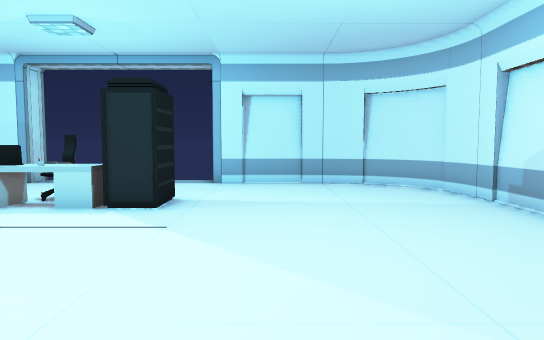
View 1 (above)

16 first-person views from a walk through a 3-D level made in the Unity game engine. The camera is 1.2 m above the floor, tilts 4° down and sees 70° across. The floor is counted in squares, 1 m on a side. Each view is taken from the middle of a square. On the plan, view 1 faces up. The plan holds only what a view shows up to about 15 squares ahead; the rest is blank. Door leaves are left out, so doorways stand open. Some surface patterns are stand-ins.

View 2
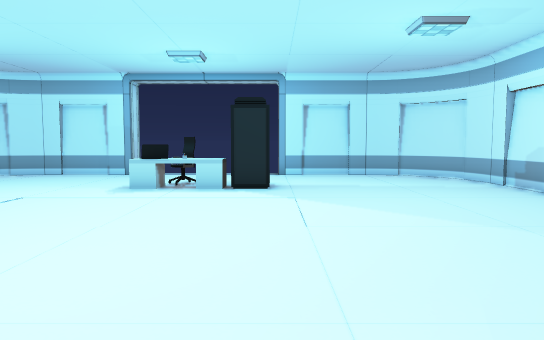

View 3
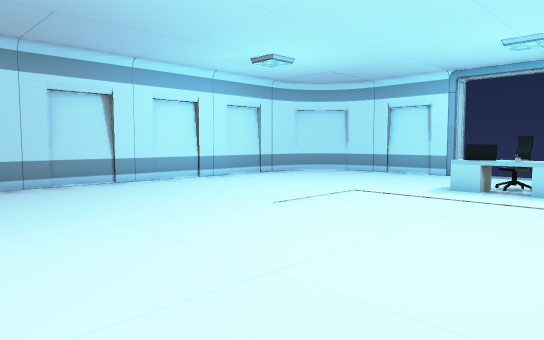

View 4
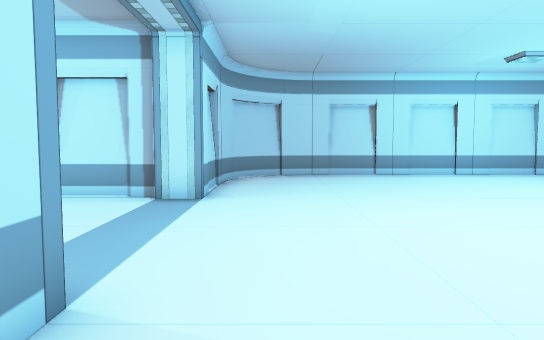

View 5
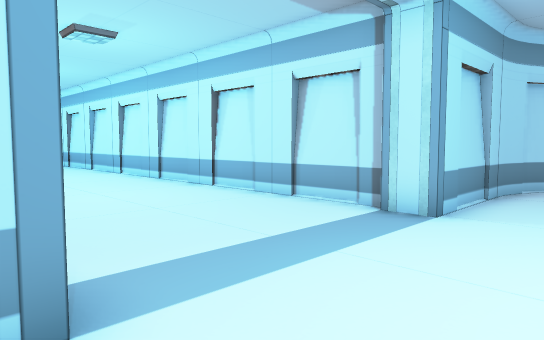

View 6
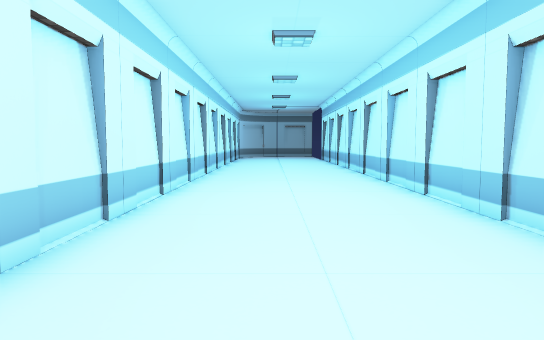

View 7
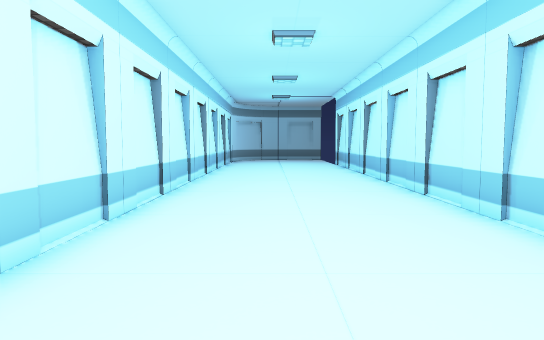

View 8
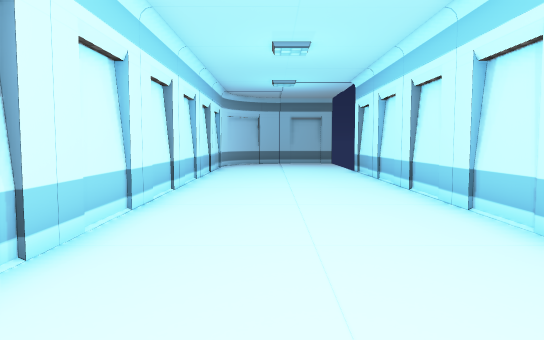

View 9
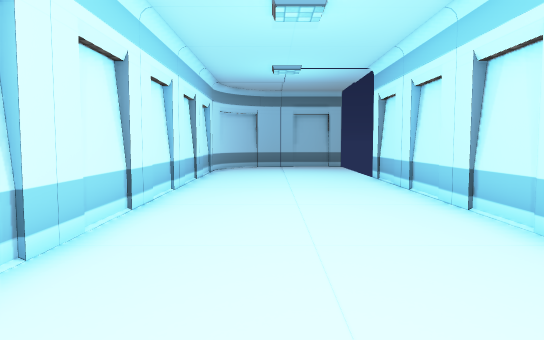

View 10
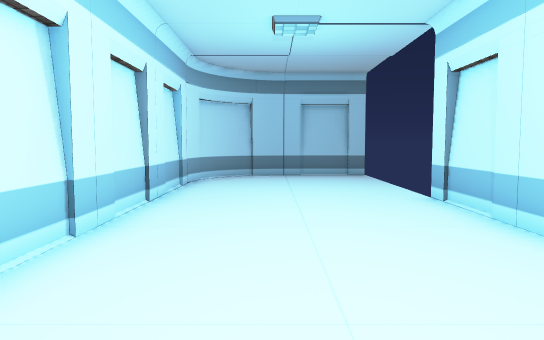

View 11
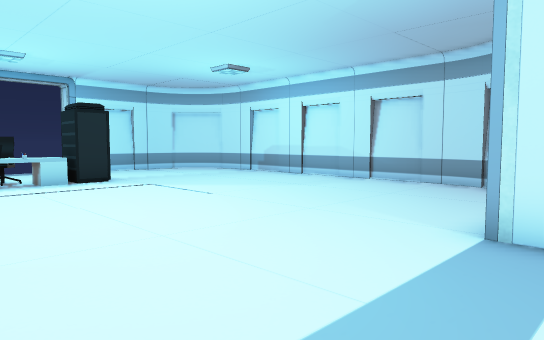

View 12
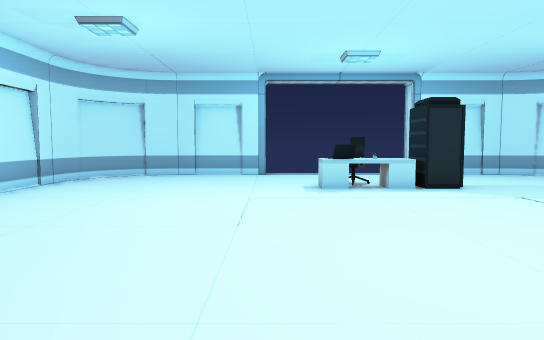

View 13
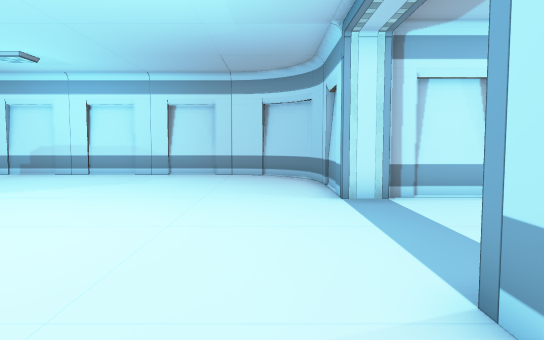

View 14
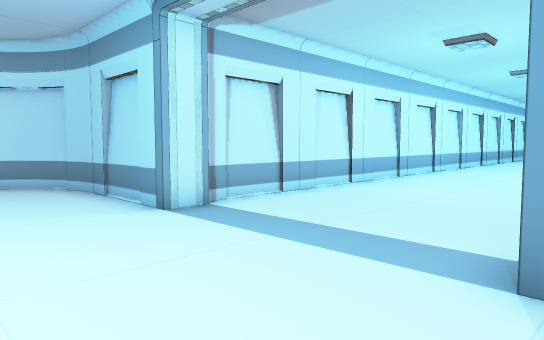

View 15
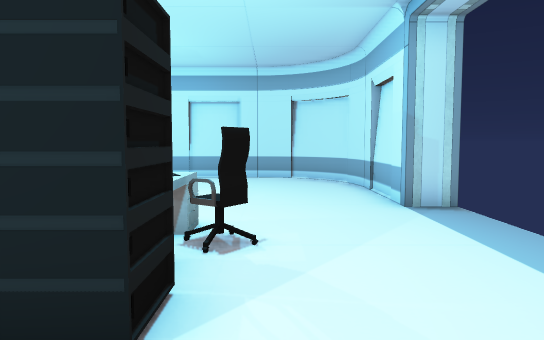

View 16
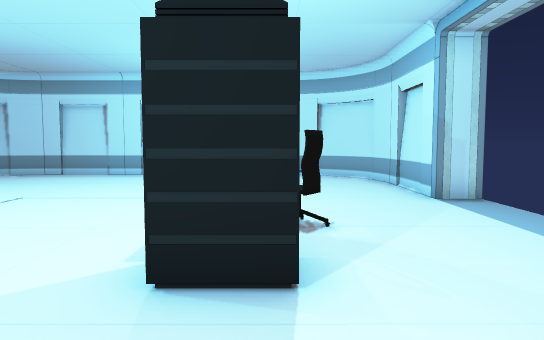

### Floor plan
Key: @ floor where view 1 was taken; # wall or solid block; . floor; D open door; O other object.
Columns run from 14 left of view 1 to 5 right of it. Each row starts with its distance up from view 1.
 12   #####DDDDDD#####
 11  ##..............##
 10 ##................##
  9 #..................#
  8 #........OOOO......#
  7 #........OOOO......#
  6 #..................#
  5 #..................#
  4 #..................#
  3 #..................#
  2 #..................#
  1 #..................#
  0 #.............@....#
 -1 #..................#
 -2 ##................##
 -3  ##..............##
 -4   #####......#####
 -5       #......#
 -6       #......#
 -7       #......#
 -8       #......#
 -9       #......#
-10       #......#
-11       #......#
-12       #......#
-13       #......#
-14       #......#
-15       #......#
-16       #......#
-17       #......#
-18       #......#
-19       #......#
-20       #......#
-21       #......#
-22       #......#
-23       #......#
-24       #......#
-25       #......#
-26       #......#
-27       #......#
-28       #......#
-29       #......#
-30       #......#
-31       #......#
-32       #......#
-33       #......#
-34       #......#
-35              O
-36              O
-37              O
-38              O
-39             O
-40            OO
-41        OOO

Positions as (right, up) in squares from view 1, and headings:
1: (0, 0), facing up
2: (-2, -3), facing up
3: (-2, -3), facing up-left
4: (1, -2), facing left
5: (-1, -1), facing down-left
6: (-4, -7), facing down
7: (-4, -13), facing down
8: (-4, -18), facing down
9: (-4, -21), facing down
10: (-4, -26), facing down
11: (-7, -5), facing up-right
12: (-7, -3), facing up
13: (-10, -2), facing right
14: (-8, 0), facing down-right
15: (0, 9), facing left
16: (1, 8), facing left
